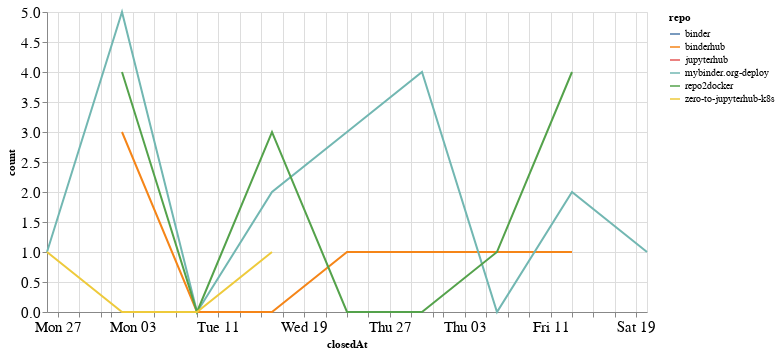

Notebook code cell kept with this figure:
### Code cell
closed_by_time = closed_by.groupby('repo').resample('W', on='closedAt').count()['author'].reset_index()
closed_by_time = closed_by_time.rename(columns={'author': 'count'})

alt.Chart(closed_by_time, width=600).mark_line().encode(
    x='closedAt',
    y='count',
    color='repo',
    tooltip="repo"
)

### Figure 1 — Vega-Lite specification as saved in the notebook (floating-point values rounded to 4 significant figures)
{"config": {"axisLeft": {"labelFontSize": 15}, "axisBottom": {"labelFontSize": 15}}, "data": {"name": "data-e10d2fdaa6f0259e22ff740737f96d03"}, "mark": "line", "encoding": {"color": {"type": "nominal", "field": "repo"}, "tooltip": {"type": "nominal", "field": "repo"}, "x": {"type": "temporal", "field": "closedAt"}, "y": {"type": "quantitative", "field": "count"}}, "width": 600, "$schema": "https://vega.github.io/schema/vega-lite/v4.8.1.json", "datasets": {"data-e10d2fdaa6f0259e22ff740737f96d03": [{"repo": "binder", "closedAt": "2020-07-26T00:00:00", "count": 1}, {"repo": "binderhub", "closedAt": "2020-08-02T00:00:00", "count": 3}, {"repo": "binderhub", "closedAt": "2020-08-09T00:00:00", "count": 0}, {"repo": "binderhub", "closedAt": "2020-08-16T00:00:00", "count": 0}, {"repo": "binderhub", "closedAt": "2020-08-23T00:00:00", "count": 1}, {"repo": "binderhub", "closedAt": "2020-08-30T00:00:00", "count": 1}, {"repo": "binderhub", "closedAt": "2020-09-06T00:00:00", "count": 1}, {"repo": "binderhub", "closedAt": "2020-09-13T00:00:00", "count": 1}, {"repo": "jupyterhub", "closedAt": "2020-08-16T00:00:00", "count": 1}, {"repo": "mybinder.org-deploy", "closedAt": "2020-07-26T00:00:00", "count": 1}, {"repo": "mybinder.org-deploy", "closedAt": "2020-08-02T00:00:00", "count": 5}, {"repo": "mybinder.org-deploy", "closedAt": "2020-08-09T00:00:00", "count": 0}, {"repo": "mybinder.org-deploy", "closedAt": "2020-08-16T00:00:00", "count": 2}, {"repo": "mybinder.org-deploy", "closedAt": "2020-08-23T00:00:00", "count": 3}, {"repo": "mybinder.org-deploy", "closedAt": "2020-08-30T00:00:00", "count": 4}, {"repo": "mybinder.org-deploy", "closedAt": "2020-09-06T00:00:00", "count": 0}, {"repo": "mybinder.org-deploy", "closedAt": "2020-09-13T00:00:00", "count": 2}, {"repo": "mybinder.org-deploy", "closedAt": "2020-09-20T00:00:00", "count": 1}, {"repo": "repo2docker", "closedAt": "2020-08-02T00:00:00", "count": 4}, {"repo": "repo2docker", "closedAt": "2020-08-09T00:00:00", "count": 0}, {"repo": "repo2docker", "closedAt": "2020-08-16T00:00:00", "count": 3}, {"repo": "repo2docker", "closedAt": "2020-08-23T00:00:00", "count": 0}, {"repo": "repo2docker", "closedAt": "2020-08-30T00:00:00", "count": 0}, {"repo": "repo2docker", "closedAt": "2020-09-06T00:00:00", "count": 1}, {"repo": "repo2docker", "closedAt": "2020-09-13T00:00:00", "count": 4}, {"repo": "zero-to-jupyterhub-k8s", "closedAt": "2020-07-26T00:00:00", "count": 1}, {"repo": "zero-to-jupyterhub-k8s", "closedAt": "2020-08-02T00:00:00", "count": 0}, {"repo": "zero-to-jupyterhub-k8s", "closedAt": "2020-08-09T00:00:00", "count": 0}, {"repo": "zero-to-jupyterhub-k8s", "closedAt": "2020-08-16T00:00:00", "count": 1}]}}
